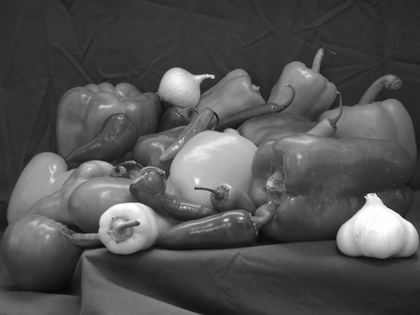
%> input picture Lab1/Lab1files/graypeppers.png, 420 x 315 px, shrunk from 512 x 384 before the run
$ octave Lab1.m   (GNU Octave 9; MATLAB toolbox functions it lacks are replaced by stand-ins)
%> lines starting %> are read from the running program, lines starting %| are printed output that depends on the picture
### Lab1/Lab1files/xist.m
function h = xist(I)
% XIST Calculate histogram of graylevel uint8 image I

    h = zeros(1,256); % creating array of 256 zeros
    [height,width]=size(I); % getting dimensions of I
    % counting colors
    for i=1:height
        for j=1:width
           color = I(i,j);
           h(color+1) = h(color+1) + 1;
        end
    end

end

### Lab1/Lab1files/Lab1.m
%% Lab1 - Calculating and Plotting Image Histogram
% This lab aims at learning how to scan *_graylevel_* and *_RGB_* images to
% calculate and plot a useful image statistic called _*histogram*_ .
% The histogram of a graylevel image is a vector that stores for each
% color the number of pixels of that particular color. The size of the
% vector is equal to the number of gray colors (256 for uint8).
%
% This lab consists of an *assignment* and *tutorial steps* that help to
% get started with the assignment.
%% Step 1: IPT function imhist
% Image Processing Toolbox in Matlab has a function for calculating image
% histogram. The following code shows it in action.
I = imread('graypeppers.png');
%> I is the input picture: size 315x420 uint8; min 7, max 255, mean 81.7
imshow(I);
%%
h = imhist(I); % calculate image histogram
%> h = 256 values, max 4788 at index 50, min 0 at index 1, mean 516.8
size(h) % show size of h vector
%> ans = [256 1]
%%
h(100) % number of pixels with color equal to 100
%> ans = 623
%% Step 2: Plotting histogram
% You can plot image historgram as well using *plot*, *bar* or *stem*
% functions
plot(h,'magenta');
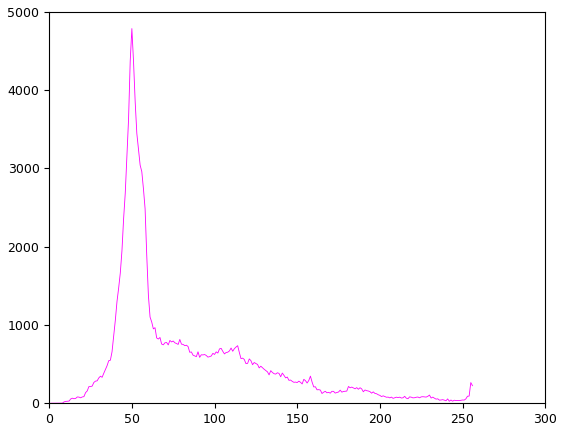
%> figure redrawn from the program's plot data; curve peaks at x = 50, y = 4788
%%
bar(h,'blue');
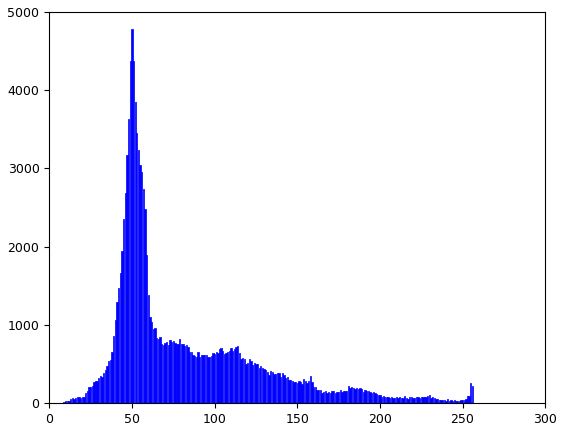
%> figure redrawn from the program's plot data; tallest bar 4788 high, from x = 49.6 to 50.4
%%
stem(h);
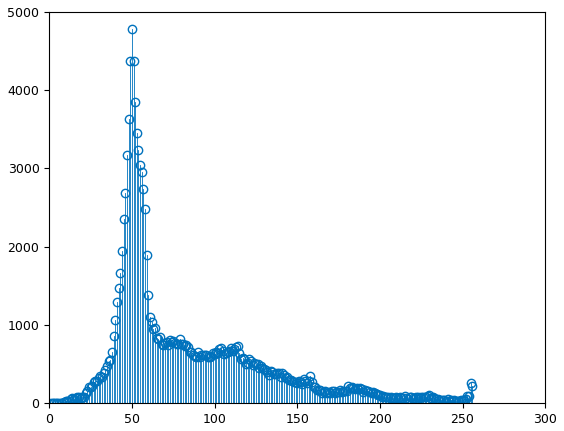
%> figure redrawn from the program's plot data; highest point at x = 50, y = 4788
%%
stem(h,'Marker','none');
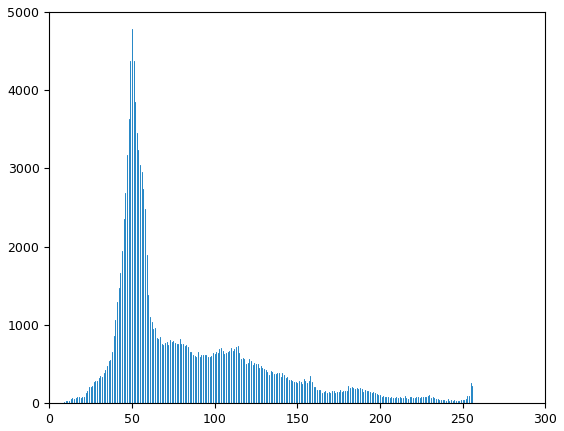
%> figure redrawn from the program's plot data; highest point at x = 50, y = 4788
%%
% *imhist* can also be used directly to visualize image histogram
imhist(I);
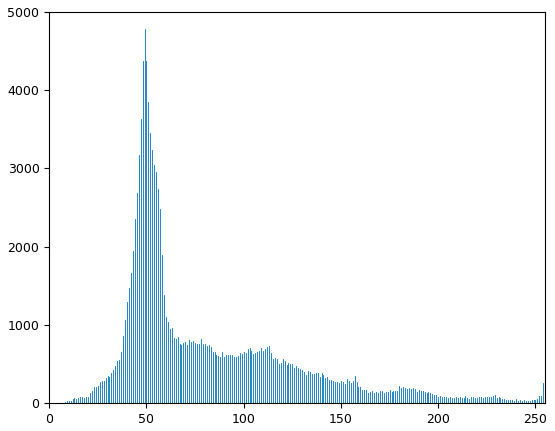
%> figure redrawn from the program's plot data; highest point at x = 49, y = 4788
%% Step 3: Our function xist
% Because we are cool dudes (or peppers) we write our own histogram
% calculating function *xist*:
%
% <include>xist.m</include>
%
%%
% and here is *xist* function in action:
x = xist(I);
%> x has the same summary as h
stem(h,'Marker','none');
%% Assignment
% As you might have noticed the IPT's *imhist* function has a small bug.
% So write your own function *imxist* that calculates image histogram
% (perhaps using *xist* function) and plots it with the image itself. In
% case the image is colorful, i.e. containing red, green and blue
% components, make your function plot histograms of each components
% independently as if they were really independent (in fact they are not).
%%
G = imread('graypeppers.png');
%> (the run ends here)
